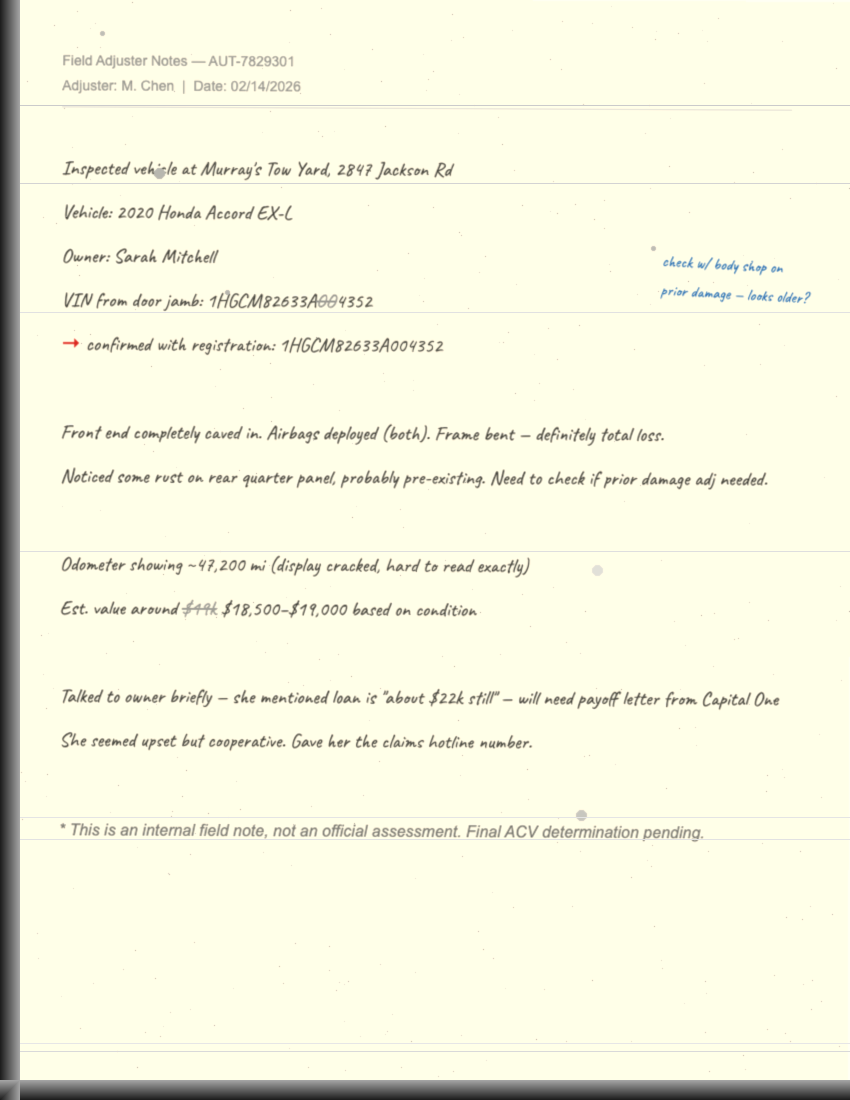
#> input picture claims/CLM-001/adjuster_note.png, 850 x 1100 px
$ python -i handwriting_quality.py   (imports and definitions only)   (older library calls are emulated)
#> lines starting #> are read from the running program, lines starting #| are printed output that depends on the picture; after the words box and inside, x2 and y2 are one past the last pixel; in counts of white or black regions, pixels touching at a corner belong together
import cv2
import numpy as np


def assess_handwriting_quality(image_path: str) -> dict:
    """
    Assess the legibility and quality of handwritten content in an image.

    Uses OpenCV image processing to evaluate:
    - Contrast ratio between ink and background
    - Image degradation (fading, smudges, stains)
    - Blur and focus quality
    - Overall image quality score

    Returns a dict with:
    - legibility_score (0-100): Overall readability estimate
    - contrast_ratio: Ink vs background contrast (higher = better)
    - degradation_score (0-100): Amount of degradation (0 = clean, 100 = heavily degraded)
    - blur_detected: Boolean - True if image is blurry
    - overall_quality: Composite quality score (0-100)
    - confidence_recommendation: "HIGH", "MEDIUM", or "LOW" confidence level
    - details: Explanation of assessment

    Mapping:
    - legibility_score > 75: confidence = "HIGH"
    - legibility_score 50-75: confidence = "MEDIUM"
    - legibility_score < 50: confidence = "LOW"
    """
#> called with image_path = '../../claims/CLM-001/adjuster_note.png'
    img = cv2.imread(image_path)
#> img is the input picture: shape (1100, 850, 3); mean B, G, R 223.1, 244.5, 244.7
    if img is None:
        return {
            "legibility_score": 0,
            "contrast_ratio": 0.0,
            "degradation_score": 100,
            "blur_detected": True,
            "overall_quality": 0,
            "confidence_recommendation": "LOW",
            "details": f"Could not load image at path: {image_path}",
        }

    gray = cv2.cvtColor(img, cv2.COLOR_BGR2GRAY)

    # ── Contrast ratio ────────────────────────────────────────────────────────
    # Otsu threshold splits ink (dark) from background (light)
    _, thresh = cv2.threshold(gray, 0, 255, cv2.THRESH_BINARY + cv2.THRESH_OTSU)
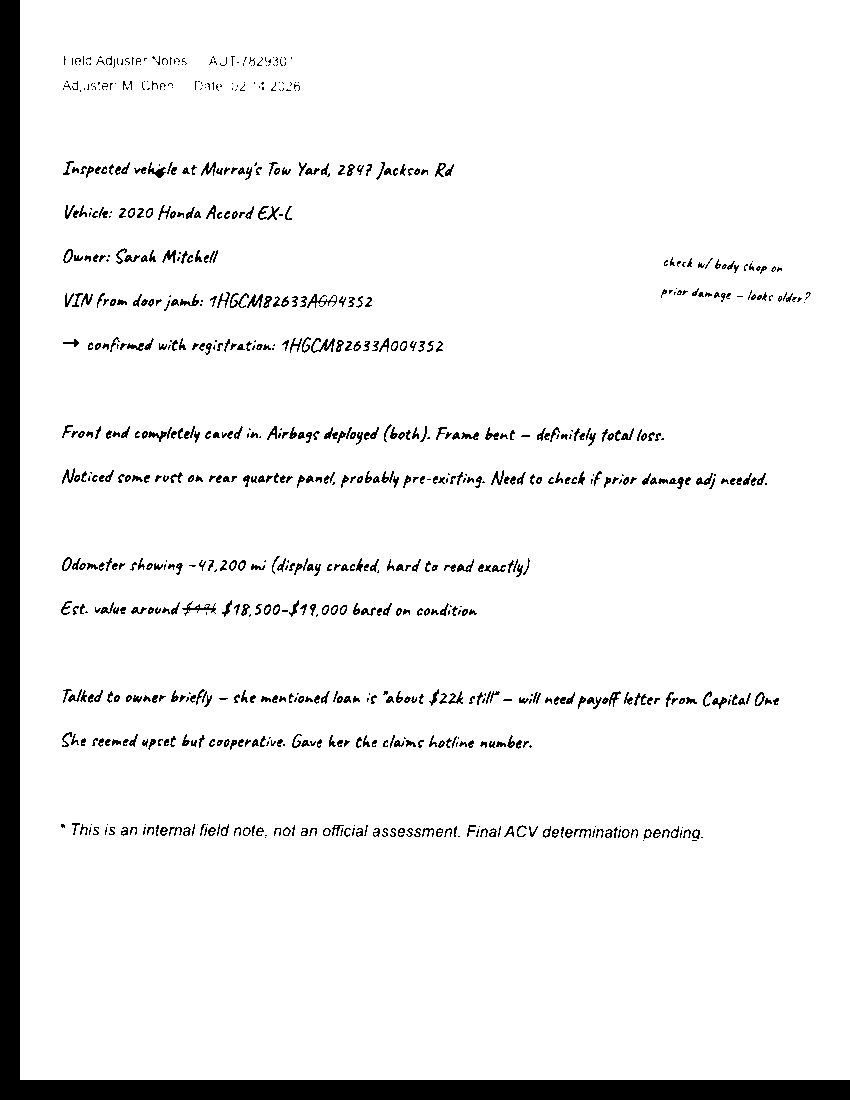
#> thresh: shape (1100, 850); 93.5% white; 829 black regions (273 under 20 px), largest, box (x1, y1, x2, y2) and area: (0, 0, 850, 1100) 38600, (311, 338, 335, 353) 138, (182, 601, 216, 616) 131
    background_pixels = gray[thresh == 255]
    ink_pixels = gray[thresh == 0]

    if len(ink_pixels) == 0 or len(background_pixels) == 0:
        contrast_ratio = 0.0
    else:
        bg_mean = float(np.mean(background_pixels))
#> bg_mean = 250.7
        ink_mean = float(np.mean(ink_pixels))
#> ink_mean = 114.1
        contrast_ratio = round((bg_mean - ink_mean) / 255.0 * 100, 1)
#> contrast_ratio = 53.6

    contrast_score = min(100.0, max(0.0, contrast_ratio * 1.5))
#> contrast_score = 80.4

    # ── Blur detection ────────────────────────────────────────────────────────
    # Laplacian variance: high = sharp edges, low = blurry
    laplacian_var = float(cv2.Laplacian(gray, cv2.CV_64F).var())
#> laplacian_var = 481.6
    blur_detected = laplacian_var < 100.0
#> blur_detected = False
    # Normalize: 0 → 0 score, 500+ → 100 score
    sharpness_score = min(100.0, laplacian_var / 5.0)
#> sharpness_score = 96.32

    # ── Degradation score ─────────────────────────────────────────────────────
    # Estimate noise via difference between image and a Gaussian-smoothed version.
    # High residual variance = noise/stains/smudges = degradation.
    smoothed = cv2.GaussianBlur(gray, (5, 5), 0)
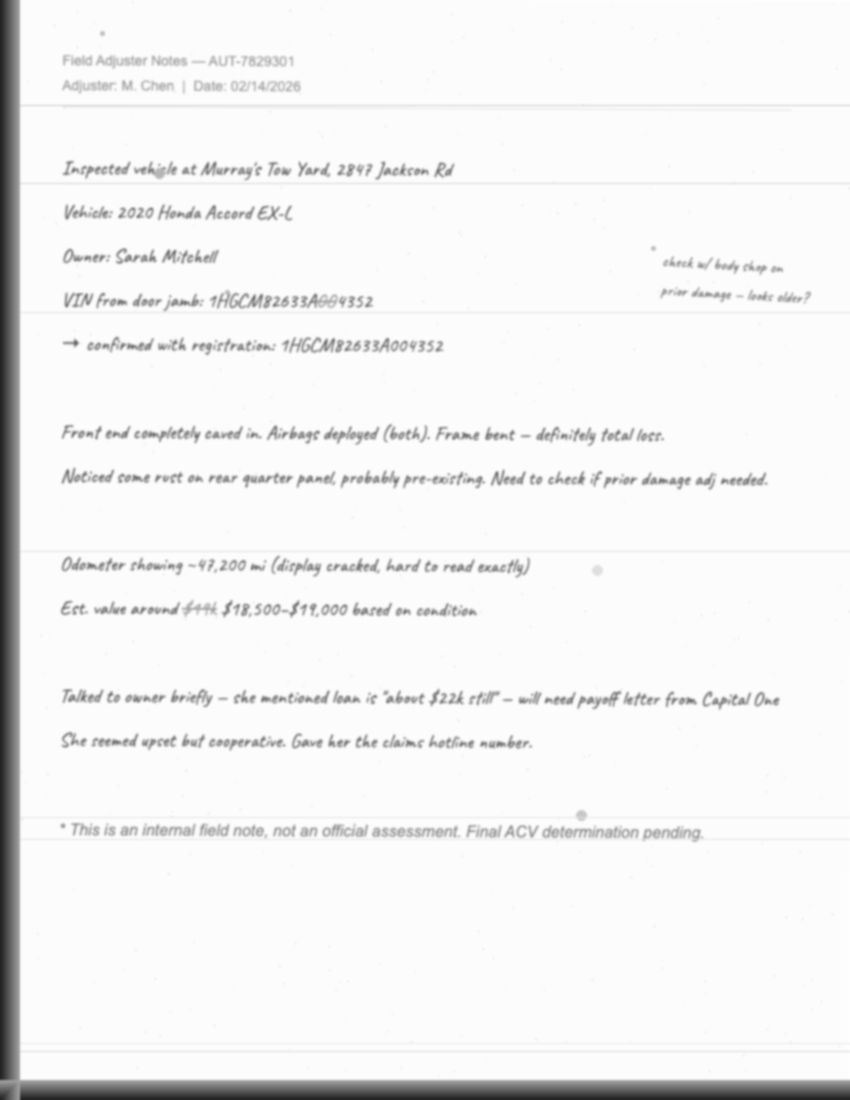
#> smoothed: shape (1100, 850); min 35, max 254, mean 241.8
    noise = gray.astype(np.float32) - smoothed.astype(np.float32)
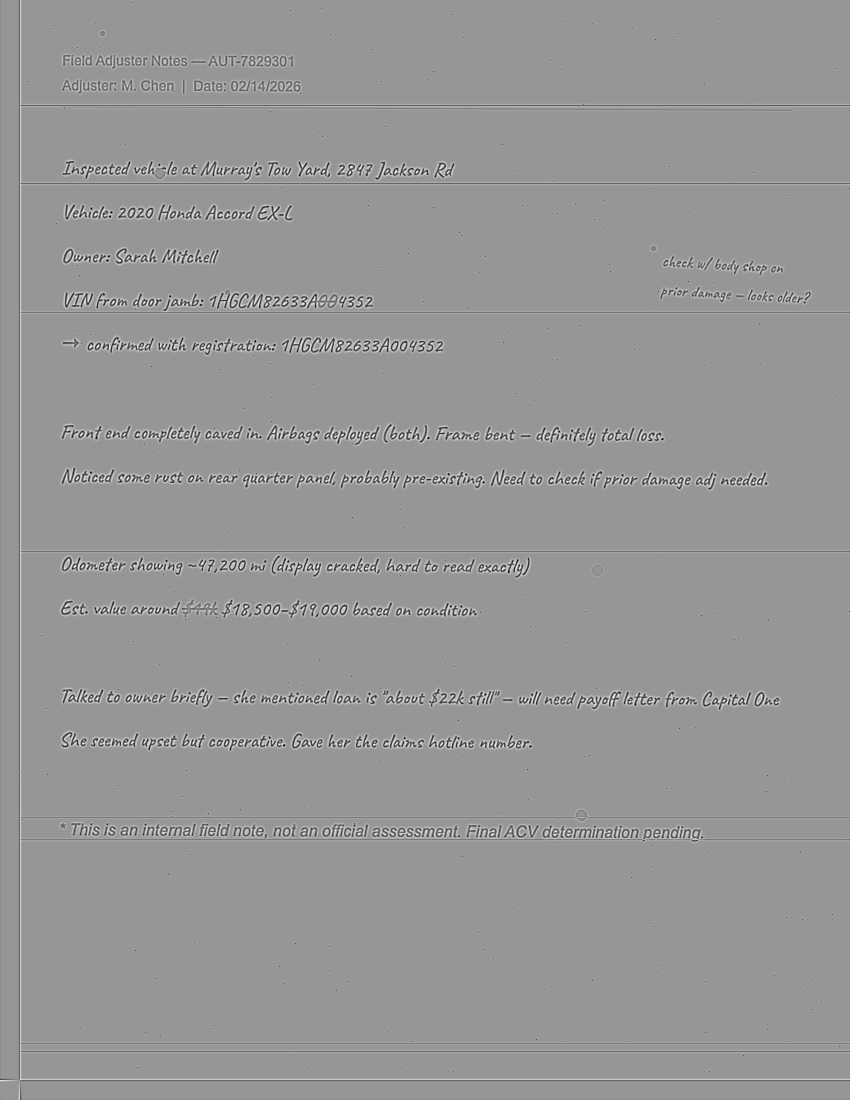
#> noise: shape (1100, 850) float32; min -82, max 57, mean 0; drawn with min black and max white
    noise_std = float(np.std(noise))
#> noise_std = 7.04
    # noise_std of ~5 = clean, ~20+ = heavily degraded
    degradation_score = round(min(100.0, noise_std * 5.0), 1)
#> degradation_score = 35.2
    cleanliness_score = max(0.0, 100.0 - degradation_score)
#> cleanliness_score = 64.8

    # ── Composite legibility score ────────────────────────────────────────────
    # Weighted: contrast 40%, sharpness 40%, cleanliness 20%
    legibility_score = round(
        contrast_score * 0.40 + sharpness_score * 0.40 + cleanliness_score * 0.20, 1
    )
#> legibility_score = 83.6
    overall_quality = round(legibility_score, 1)
#> overall_quality = 83.6

    # ── Confidence recommendation ─────────────────────────────────────────────
    if legibility_score > 75:
        confidence_recommendation = "HIGH"
    elif legibility_score >= 50:
        confidence_recommendation = "MEDIUM"
    else:
        confidence_recommendation = "LOW"

    # ── Human-readable details ────────────────────────────────────────────────
    parts = []
    if contrast_score < 40:
        parts.append("low ink-to-background contrast (faded or light ink)")
    if blur_detected:
        parts.append(f"blurry image (Laplacian variance {laplacian_var:.1f} < 100)")
    if degradation_score > 40:
        parts.append(f"significant noise/degradation (score {degradation_score})")
    details = "; ".join(parts) if parts else "Image quality is good."

    return {
        "legibility_score": legibility_score,
        "contrast_ratio": contrast_ratio,
        "degradation_score": degradation_score,
        "blur_detected": blur_detected,
        "overall_quality": overall_quality,
        "confidence_recommendation": confidence_recommendation,
        "details": details,
    }

>>> result = assess_handwriting_quality('../../claims/CLM-001/adjuster_note.png')
#> result = {'legibility_score': 83.6, 'contrast_ratio': 53.6, 'degradation_score': 35.2, 'blur_detected': False, 'overall_quality': 83.6, 'confidence_recommendation': 'HIGH', 'details': 'Image quality is good.'}
